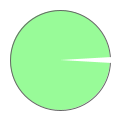
Frame 1 (no input)
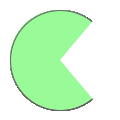
Frame 60 (the mouse pressed at the canvas centre just before this capture)
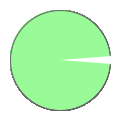
Frame 120 (the mouse held since frame 60 and released just before this capture)

The Processing sketch that drew these frames (run headless with seeded random() and noise(); from frame 60 on, the mouse is pressed at the canvas centre):

// Processing sketch: fp_pg_q_07_12
// ── fp_pg_q_07_12.pde
// 問題 7.12 packman が口を開けたり閉じたりするアニメーションを作成
private float cnt = 0;
private boolean flg = true;

void setup() {
  size(120, 120);
  smooth();
  background(255, 255, 255);
  frameRate(30);
}

void draw(){
  int r = 50;
  translate(60, 0);
  int y = height/2;
  stroke(102, 102, 102);
  fill(152, 251, 152);
  ellipse(0, y, r * 2 , r * 2 );
  noStroke();
  fill(255, 255, 255);
  triangle(0, y, r + 2, height /2 + 3 + cnt, r + 2, height /2 - 3 - cnt);
  if(cnt <= -60){
    flg = true;
  } else if (60 <= cnt) {
    flg = false;
  }
  if(flg){
    cnt+=1;
  } else {
    cnt-=1;
  }
}
